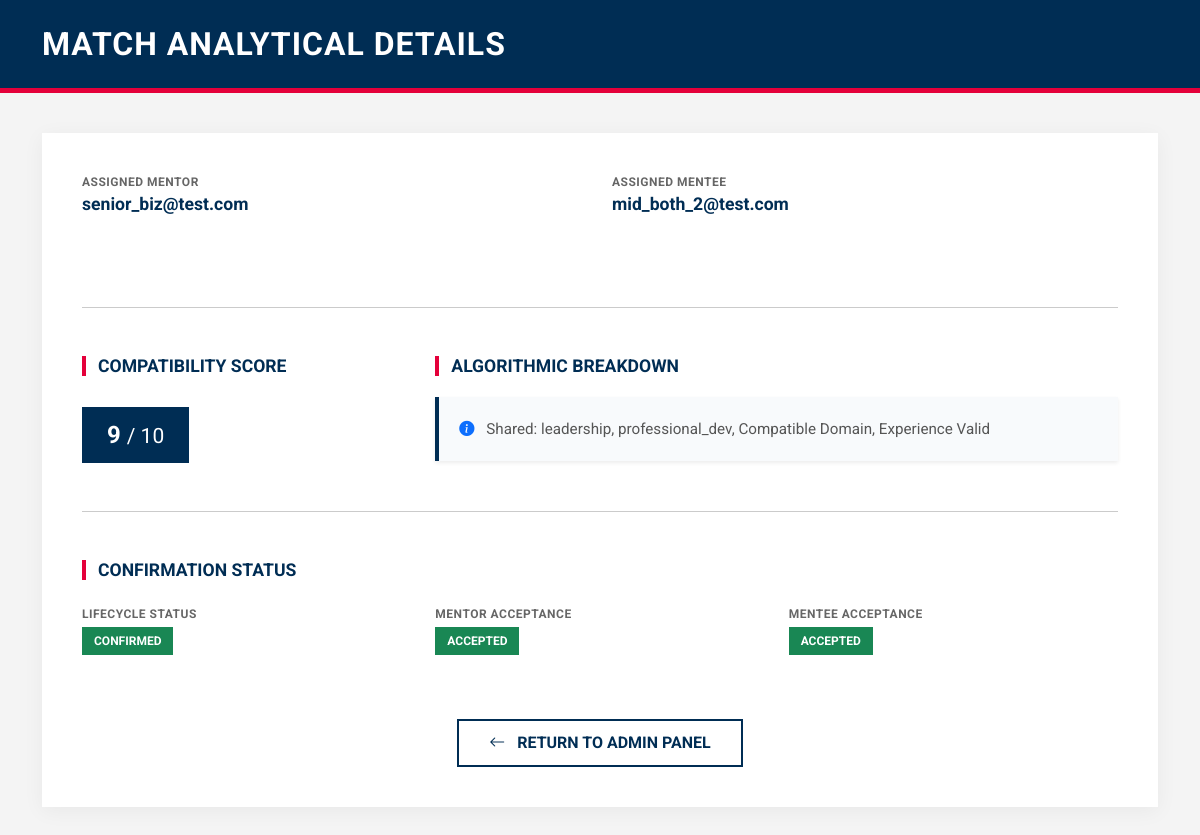
The page /match_details/2922 on the database its author committed.
### tables this page shows
CREATE TABLE users (
    id INTEGER PRIMARY KEY AUTOINCREMENT,
    email TEXT UNIQUE,
    password TEXT,
    role TEXT,
    level TEXT,
    experience TEXT,
    domain TEXT,
    availability TEXT,
    location TEXT,
    status TEXT
, verification_code TEXT, is_verified INTEGER DEFAULT 0, reset_code TEXT);

CREATE TABLE matches (
    id INTEGER PRIMARY KEY AUTOINCREMENT,
    mentor_id INTEGER,
    mentee_id INTEGER,
    score INTEGER,
    reason TEXT,
    status TEXT DEFAULT 'pending',
    mentor_response TEXT DEFAULT 'pending',
    mentee_response TEXT DEFAULT 'pending'
, created_at TEXT);

### app.py (the view)
@app.route("/match_details/<int:match_id>")
def match_details(match_id):
    conn = get_db()
    match = conn.execute("""
        SELECT m.*,
               u1.email AS mentor_email, u1.domain AS mentor_domain, u1.experience AS mentor_exp,
               u2.email AS mentee_email, u2.domain AS mentee_domain, u2.level AS mentee_level,
               q1.help_areas AS mentor_help, q2.help_areas AS mentee_help
        FROM matches m
        JOIN users u1 ON m.mentor_id = u1.id
        JOIN users u2 ON m.mentee_id = u2.id
        LEFT JOIN questionnaires q1 ON m.mentor_id = q1.user_id
        LEFT JOIN questionnaires q2 ON m.mentee_id = q2.user_id
        WHERE m.id=?
    """, (match_id,)).fetchone()
    conn.close()
    return render_template("match_details.html", match=match)

### app.py (called while the page is built)
def get_db():
    conn = sqlite3.connect("database.db", timeout=30)
    conn.row_factory = sqlite3.Row
    return conn

### templates/match_details.html (shortened to what this page needs)
<!DOCTYPE html>
<html lang="en">
<head>
    <link href="https://cdn.jsdelivr.net/npm/bootstrap@5.3.2/dist/css/bootstrap.min.css" rel="stylesheet">
    <link rel="stylesheet" href="https://cdn.jsdelivr.net/npm/bootstrap-icons@1.11.3/font/bootstrap-icons.min.css">
</head>
<body>
<header class="admin-header">
    <div class="container">
        <h2>Match Analytical Details</h2>
    </div>
</header>
<div class="container">
    <div class="details-card">
        <div class="row mb-5">
            <div class="col-md-6 info-group">
                <span class="info-label">Assigned Mentor</span>
                <p class="info-value">{{ match.mentor_email }}</p>
            </div>
            <div class="col-md-6 info-group">
                <span class="info-label">Assigned Mentee</span>
                <p class="info-value">{{ match.mentee_email }}</p>
            </div>
        </div>
        <hr class="mb-5">
        <div class="row mb-5">
            <div class="col-md-4">
                <h4 class="section-title">Compatibility Score</h4>
                <div class="score-display">
                    {{ match.score }} <small class="fw-normal">/ 10</small>
                </div>
            </div>
            <div class="col-md-8">
                <h4 class="section-title">Algorithmic Breakdown</h4>
                <div class="reason-box shadow-sm">
                    <i class="bi bi-info-circle-fill me-2 text-primary"></i>
                    {{ match.reason }}
                </div>
            </div>
        </div>
        <hr class="mb-5">
    <h4 class="section-title">Confirmation Status</h4>
    <div class="row mt-4">
        <div class="col-md-4 mb-3">
            <span class="info-label">Lifecycle Status</span>
            {% if match.status == "expired" %}
                <span class="badge status-badge bg-danger mt-1">Expired</span>
            {% elif match.status == "approved" %}
                <span class="badge status-badge bg-warning text-dark mt-1">
                    Awaiting Responses
                </span>
            {% elif match.status == "final" %}
                <span class="badge status-badge bg-success mt-1">
                    Confirmed
                </span>
            {% elif match.status == "declined" %}
                <span class="badge status-badge bg-secondary mt-1">
                    Declined
                </span>
            {% else %}
                <span class="badge status-badge bg-primary mt-1">
                    {{ match.status }}
                </span>
            {% endif %}
        </div>
        <div class="col-md-4 mb-3">
            <span class="info-label">Mentor Acceptance</span>
            {% if match.mentor_response == "accepted" %}
                <span class="badge status-badge bg-success mt-1">Accepted</span>
            {% elif match.mentor_response == "declined" %}
                <span class="badge status-badge bg-danger mt-1">Declined</span>
            {% else %}
                <span class="badge status-badge bg-secondary mt-1">
                    No Response
                </span>
            {% endif %}
        </div>
        <div class="col-md-4 mb-3">
            <span class="info-label">Mentee Acceptance</span>
            {% if match.mentee_response == "accepted" %}
                <span class="badge status-badge bg-success mt-1">Accepted</span>
            {% elif match.mentee_response == "declined" %}
                <span class="badge status-badge bg-danger mt-1">Declined</span>
            {% else %}
                <span class="badge status-badge bg-secondary mt-1">
                    No Response
                </span>
            {% endif %}
        </div>
    </div>
        <div class="text-center mt-5">
            <a href="/admin" class="btn btn-aston-outline">
                <i class="bi bi-arrow-left me-2"></i> Return to Admin Panel
            </a>
        </div>
    </div>
</div>
</body>
</html>

### templates/match_details.html (style rules this page uses)
:root { --aston-navy: #002d54; --aston-red: #e4003a; --aston-grey: #f4f4f4; --aston-dark-grey: #333333; }
body { background-color: var(--aston-grey); font-family: 'Roboto', Arial, sans-serif; color: var(--aston-dark-grey); }
.admin-header { background-color: var(--aston-navy); color: white; padding: 25px 0; border-bottom: 5px solid var(--aston-red); margin-bottom: 40px; }
.admin-header h2 { font-weight: 700; text-transform: uppercase; letter-spacing: 1px; margin: 0; }
.details-card { background: white; border: none; border-radius: 0; box-shadow: 0 4px 20px rgba(0,0,0,0.05); padding: 40px; margin-bottom: 50px; }
.section-title { color: var(--aston-navy); font-weight: 700; text-transform: uppercase; font-size: 1.1rem; margin-bottom: 20px; display: flex; align-items: center; }
.section-title::before { content: ""; display: inline-block; width: 4px; height: 20px; background: var(--aston-red); margin-right: 12px; }
.info-group { margin-bottom: 25px; }
.info-label { font-size: 0.75rem; font-weight: 700; color: #666; text-transform: uppercase; letter-spacing: 0.5px; display: block; }
.info-value { font-size: 1.1rem; color: var(--aston-navy); font-weight: 700; }
.score-display { background-color: var(--aston-navy); color: white; display: inline-block; padding: 10px 25px; font-size: 1.5rem; font-weight: 700; margin-top: 10px; }
.reason-box { background-color: #f8fafc; border-left: 4px solid var(--aston-navy); padding: 20px; font-size: 0.95rem; color: #555; line-height: 1.6; }
.status-badge { border-radius: 0; font-weight: 700; text-transform: uppercase; padding: 8px 12px; }
.btn-aston-outline { border: 2px solid var(--aston-navy); color: var(--aston-navy); border-radius: 0; font-weight: 700; text-transform: uppercase; padding: 10px 30px; transition: 0.3s; }

### rows shown on the page
users: mentor_email "senior_biz@test.com"
users: mentee_email "mid_both_2@test.com"
matches: score "9", reason "Shared: leadership, professional_dev, Compatible Domain, Experience Valid"
